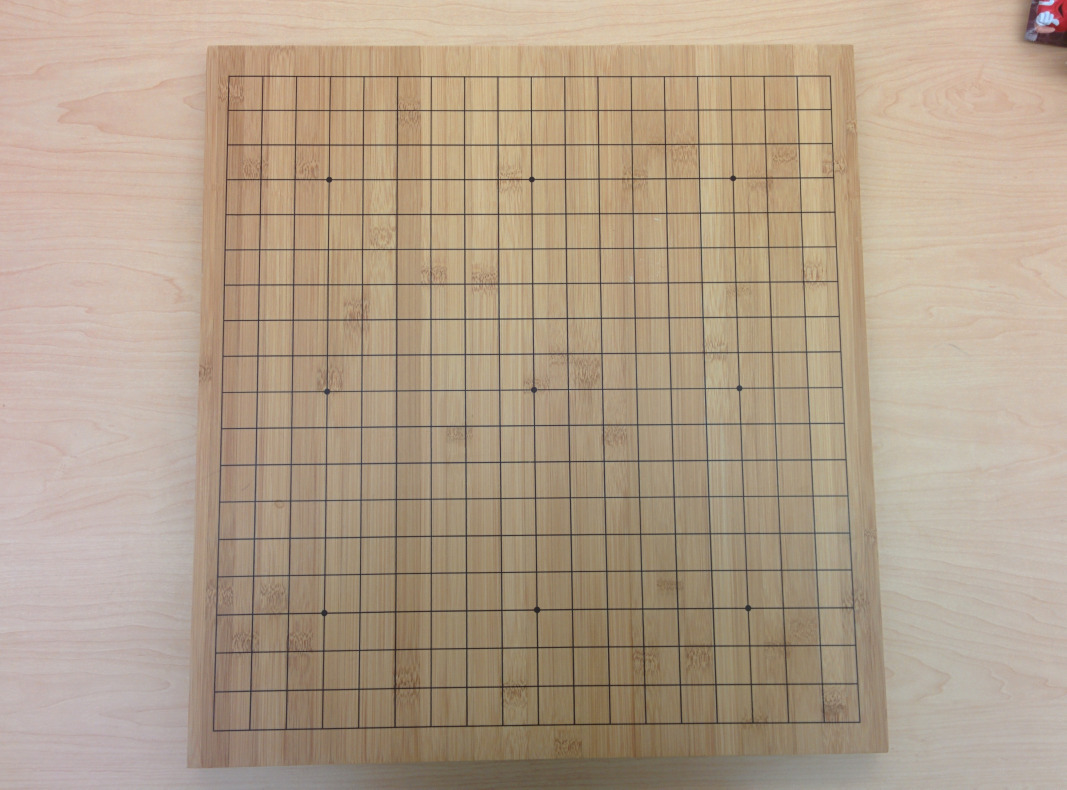
#> input picture images/nexus5/easy0.jpg, 3200 x 2368 px (shown at 1/3 size)
$ jupyter execute --allow-errors transform.py.ipynb   (shell and % lines are left out)
#> lines starting #> are read from the running program, lines starting #| are printed output that depends on the picture
#> further down, im is the input picture: PIL image 3200x2368 RGB; mean R, G, B 178.4, 159.6, 138.8
### goscore/__init__.py
import numpy.fft
import numpy as np
import scipy.ndimage.filters as filters

from itertools import product
from PIL import Image, ImageFilter

from goscore.efficient import transform


def image_to_numpy_contour(im, scale):
#> called with scale = 7
    im = im.resize((im.size[0]//scale, im.size[1]//scale), Image.BICUBIC)
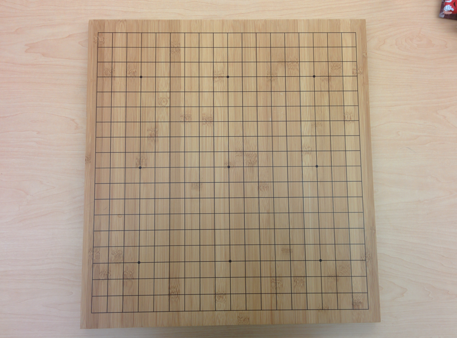
#> im: PIL image 457x338 RGB; mean R, G, B 178.4, 159.6, 138.8
    contours = im.filter(ImageFilter.CONTOUR).convert("L")
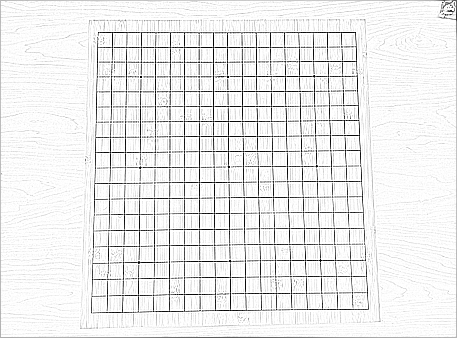
#> contours: PIL image 457x338 L; min 0, max 255, mean 235.9
    arr = 255-np.array(contours)
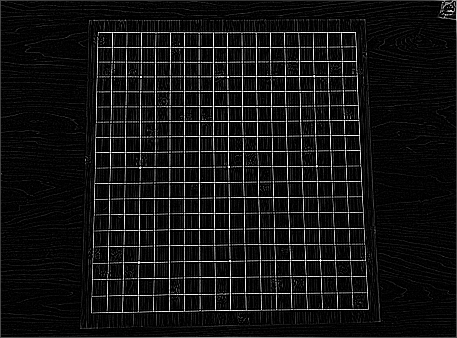
#> arr: shape (338, 457); min 0, max 255, mean 19.1

    arr[0,:]  = 0
    arr[-1,:] = 0
    arr[:,0]  = 0
    arr[:,-1] = 0
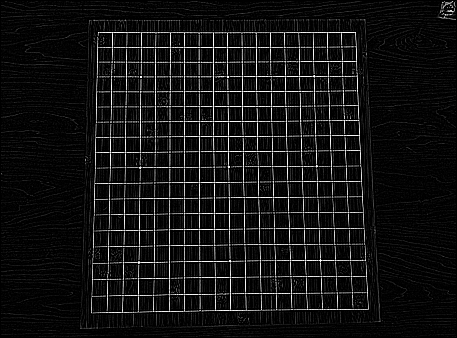
#> arr: shape (338, 457); min 0, max 255, mean 18.3

    arr = arr.astype(np.float64)
    arr = arr - arr.min()
    arr /= arr.max()
    arr *= 255
    return arr

# [33 lines left out: functions transform_inefficient, draw_line, not called in this run]

### notebooks/transform.py.ipynb
[cell 1]
import matplotlib.pyplot as plt
import scipy.ndimage.filters as filters;

from itertools import product
from PIL import Image, ImageFilter
import numpy.fft
import numpy as np
import sys
sys.path.append("..")
from goscore import image_to_numpy_contour, transform

[cell 2]
im = Image.open("../images/nexus5/easy0.jpg")
arr = image_to_numpy_contour(im, 7)

[cell 3]
def calculate_radius(x, y, angle):
    return np.sin(angle)*x + np.cos(angle)*y

[cell 4]
arr2=arr.copy()
#> (the rest of this cell did not finish here and is left out)

[cell 5]
Image.fromarray(arr.astype(np.uint8))

#> (a cell that did not finish here is left out)

#> (a cell that did not finish here is left out)

[cell 8]
arr.dtype

#> (a cell that did not finish here is left out)

Image.fromarray(y_b)

[cell 10]
y = (arr2*255 / arr2.max()).astype(np.uint8)
Image.fromarray(y)

#> (a cell that did not finish here is left out)

#> (a cell that did not finish here is left out)

[cell 13]
def good(lst, val, period):
    for t in lst:
        q = (val - t + 5*period)% period
        if q < (period // 10) or (q > period - (period//10)):
            return False
    return True

[cell 14]
def good2(lst, val):
    (x_v, y_v) = val
    for (x, y) in lst:
        if (x-x_v)*(x-x_v) + (y-y_v)*(y-y_v) <= 7:
            return False
    return True

[cell 15]
def get_band(ba, start, stop):
    offsets = ba.argsort(axis=None)[::-1]
    q=[ (o // ba.shape[1], o % ba.shape[1]) for o in offsets]
    l=[]
    for (u, v) in q:
        if start <= u <= stop and good2(l, (u,v)):
            l.append((u,v))
    return l

[cell 16]
def draw_band(ba, start, stop, img):
    s = get_band(ba, start, stop)[:20]
    for (p,l) in s:
        draw_line(img, (600, 400), p,l)

#> (a cell that did not finish here is left out)

[cell 18]
plt.matshow(y)

[cell 19]
y.max

[cell 20]
y.max()
#> Out = 255

[cell 21]
z=np.zeros((100, 100))
z[30,30] = 255
z[30, 43] = 255
#> (the rest of this cell did not finish here and is left out)

[cell 22]
arr2 = np.zeros((600, 400))
#> (the rest of this cell did not finish here and is left out)

[cell 23]
plt.matshow(arr2)
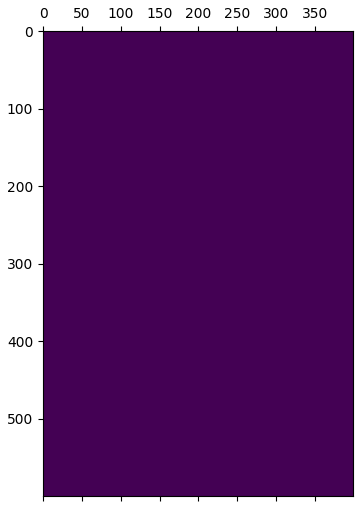
#> figure drawn by matplotlib, 1 panel

[cell 24]
y = (arr2*255 / arr2.max()).astype(np.uint8)
Image.fromarray(y)

$ run again, with images/nexus5/medium0.jpg copied over images/nexus5/easy0.jpg
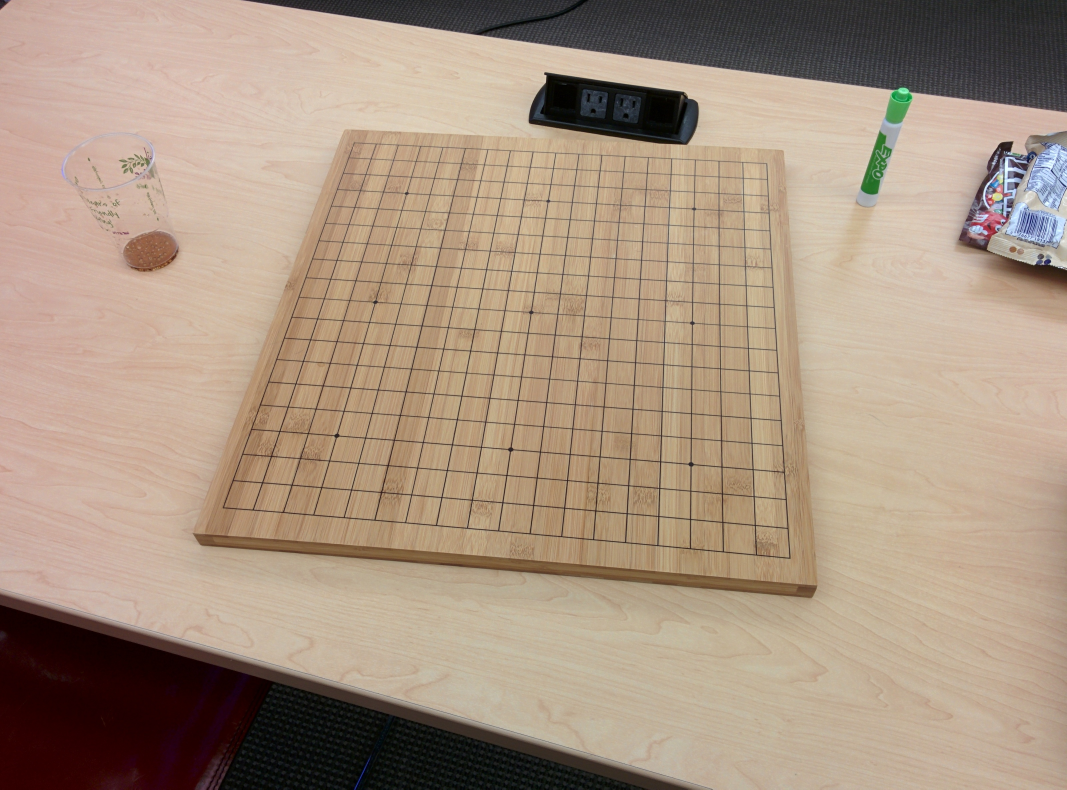
#> input picture images/nexus5/medium0.jpg, 3200 x 2368 px (shown at 1/3 size)
#> im is the input picture: PIL image 3200x2368 RGB; mean R, G, B 169.4, 148.6, 129.6
#> im: PIL image 457x338 RGB
#> in image_to_numpy_contour, `contours = im.filter(ImageFilter.CONTOUR).convert("L")`:
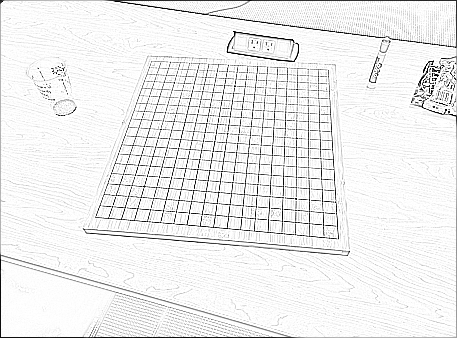
#> contours: PIL image 457x338 L; min 0, max 255, mean 237.5
#> in image_to_numpy_contour, `arr[:,-1] = 0`:
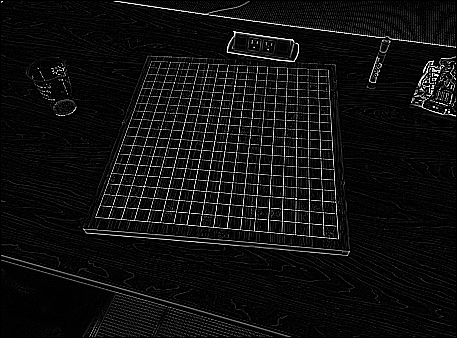
#> arr: shape (338, 457); min 0, max 255, mean 15.9
#> `y.max()`: Out = 255

$ run again, with images/nexus5/medium1.jpg copied over images/nexus5/easy0.jpg
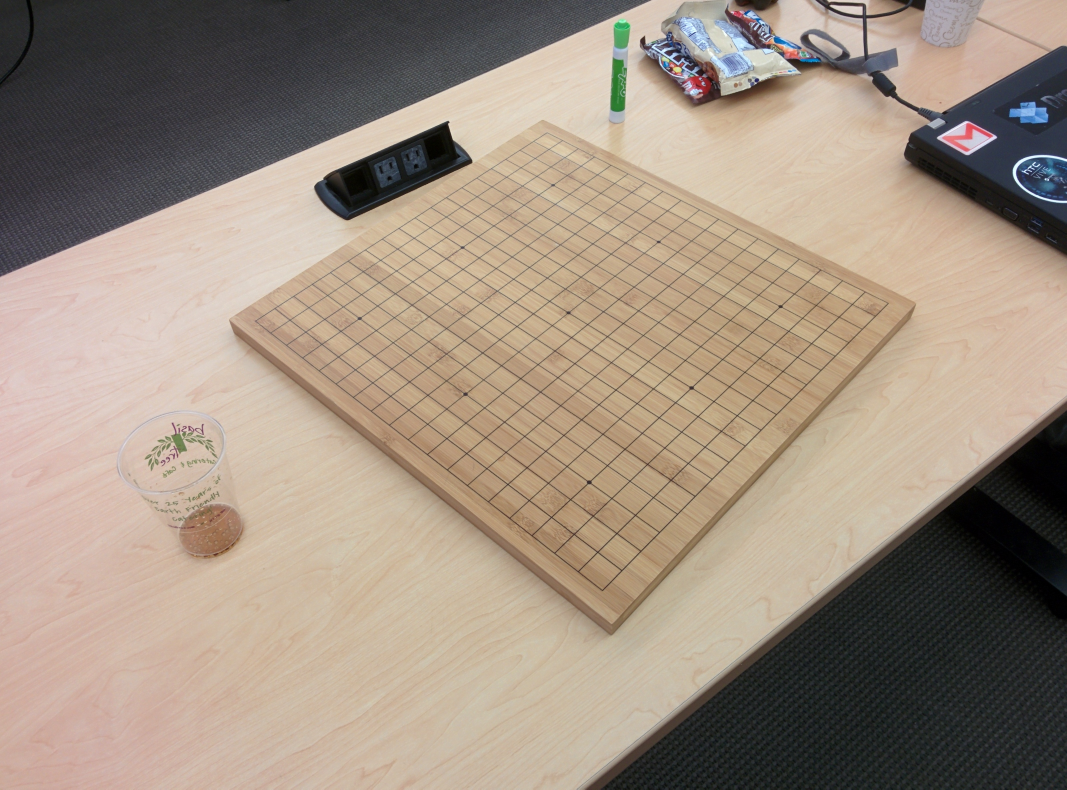
#> input picture images/nexus5/medium1.jpg, 3200 x 2368 px (shown at 1/3 size)
#> im is the input picture: PIL image 3200x2368 RGB; mean R, G, B 159.6, 144.2, 129.1
#> im: PIL image 457x338 RGB
#> in image_to_numpy_contour, `contours = im.filter(ImageFilter.CONTOUR).convert("L")`:
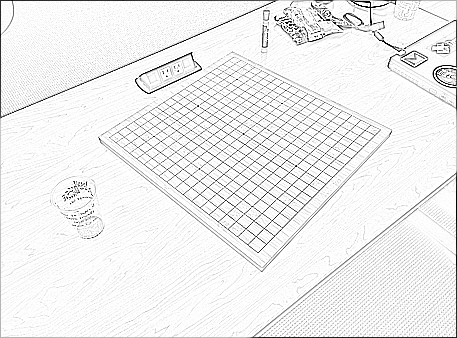
#> contours: PIL image 457x338 L; min 0, max 255, mean 238.8
#> in image_to_numpy_contour, `arr[:,-1] = 0`:
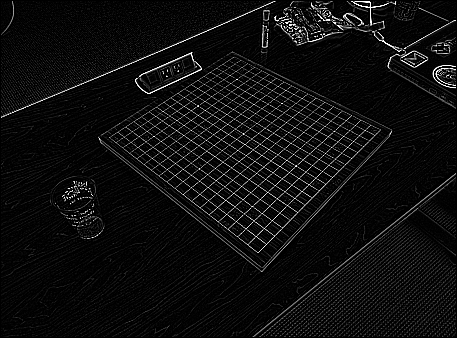
#> arr: shape (338, 457); min 0, max 255, mean 14.6
#> `y.max()`: Out = 255
